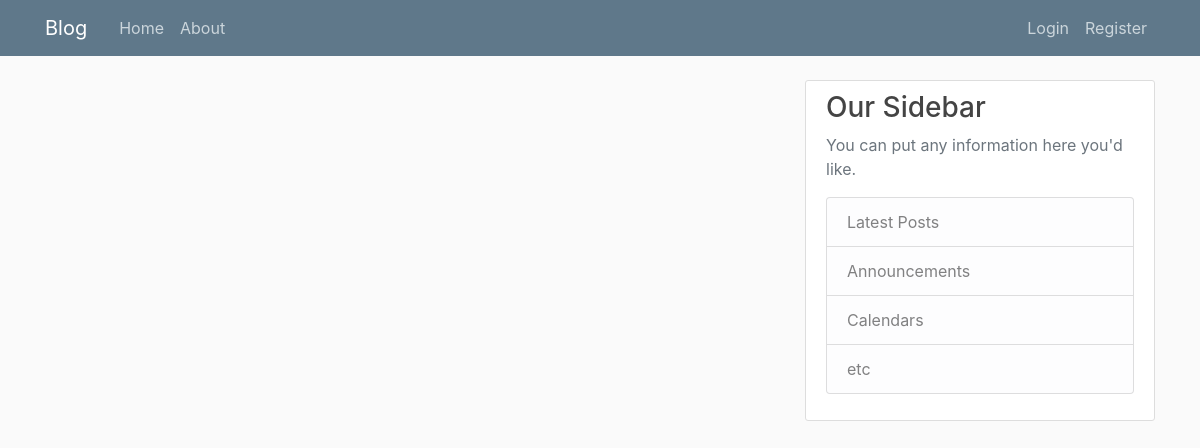
The app's page /home, older data.
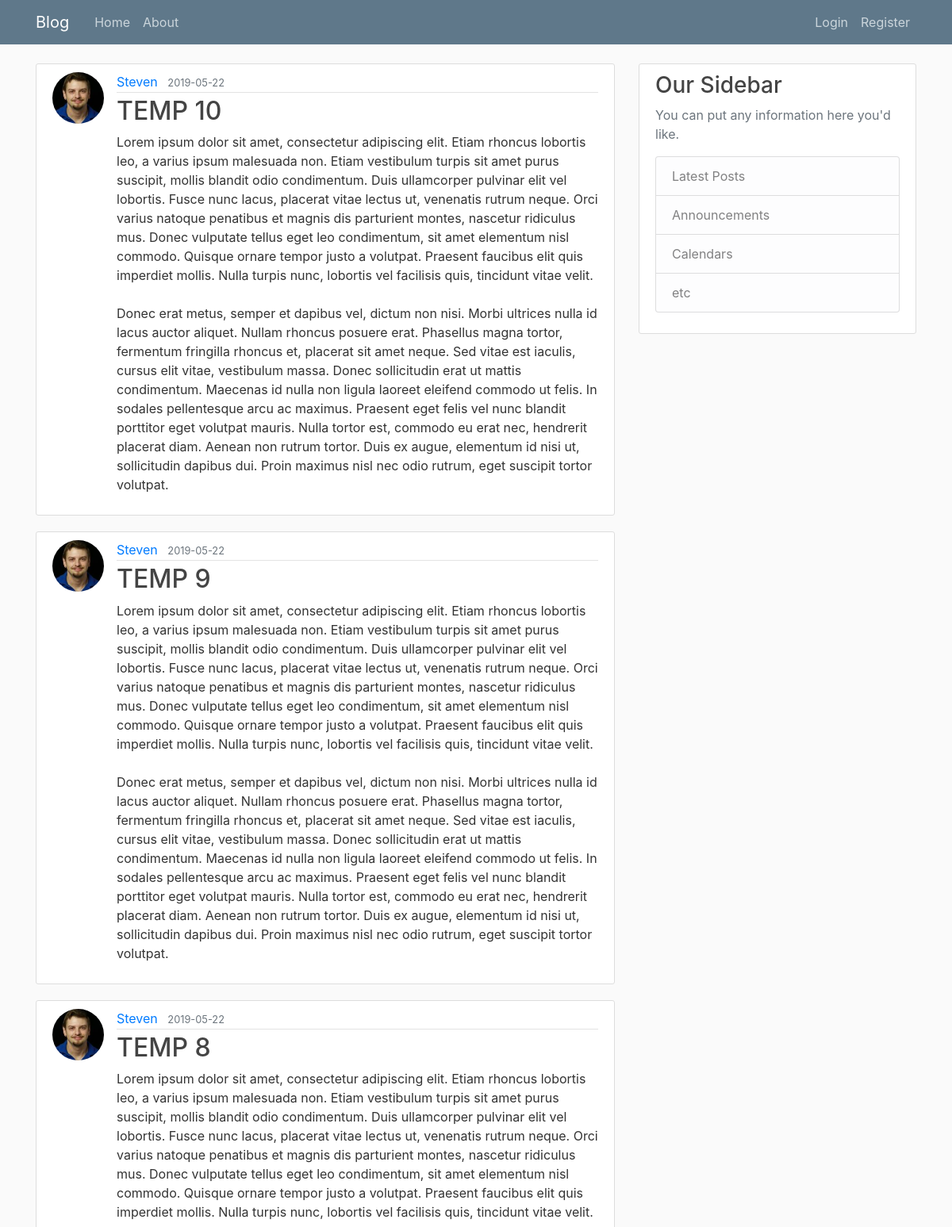
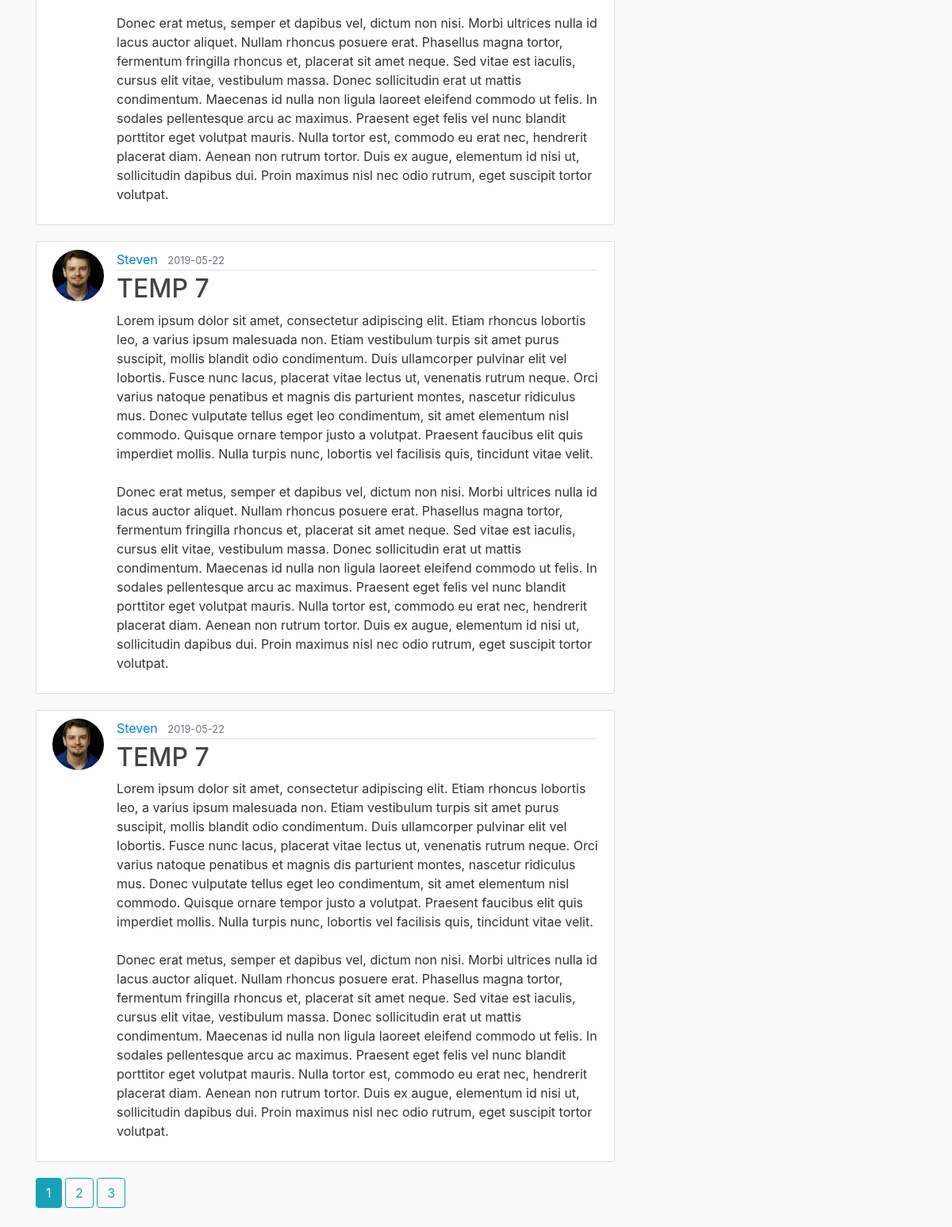
The same page, newer data (2 pictures, top to bottom).
### flaskblog/models.py (models this page shows, shortened)
class Post(db.Model):
    id = db.Column(db.Integer, primary_key=True)
    title = db.Column(db.String(20), nullable=False)
    date_posted = db.Column(db.DateTime, nullable=False, default=datetime.utcnow)
    content = db.Column(db.Text, nullable=False)
    user_id = db.Column(db.Integer, db.ForeignKey('user.id'),nullable=False)

class User(db.Model, UserMixin):
    id = db.Column(db.Integer, primary_key=True)
    username = db.Column(db.String(20), unique=True, nullable=False)
    email = db.Column(db.String(120), unique=True, nullable=False)
    image_file = db.Column(db.String(20), nullable=False, default='default.jpg')
    password = db.Column(db.String(60), nullable=False)
    posts = db.relationship('Post', backref='author', lazy=True)

### flaskblog/routes.py (the view)
@app.route("/")
@app.route("/home")
def home():
    page = request.args.get('page', 1, type=int)
    posts = Post.query.order_by(Post.date_posted.desc()).paginate(page=page, per_page=5)
    return render_template('home.html', posts=posts)

### flaskblog/templates/home.html
{% extends "layout.html" %}
{% block content %}
    {% for post in posts.items %}
        <article class="media content-section">
          <img class="rounded-circle article-img" src="{{ url_for('static', filename='profile_pics/' + post.author.image_file) }}" >
          <div class="media-body">
            <div class="article-metadata">
              <a class="mr-2" href="#">{{ post.author.username }}</a>
              <small class="text-muted">{{ post.date_posted.strftime('%Y-%m-%d') }}</small>
            </div>
            <h2><a class="article-title" href="{{ url_for('post', post_id=post.id) }}">{{ post.title }}</a></h2>
            <p class="article-content">{{ post.content }}</p>
          </div>
        </article>
    {% endfor %}
    {% for page_num in posts.iter_pages(left_edge=1, right_edge=1, left_current=1, right_current=2 ) %}
      {% if page_num %}
        {% if posts.page == page_num %}
          <a class="btn btn-info mb-4" href="{{ url_for('home', page=page_num) }}">{{ page_num }}</a>
        {% else %}
          <a class="btn btn-outline-info mb-4" href="{{ url_for('home', page=page_num) }}">{{ page_num }}</a>
        {% endif %}
      {% else %}
        ...
      {% endif %}
    {% endfor %}
{% endblock content%}

### flaskblog/templates/layout.html (shortened to what this page needs)
<!DOCTYPE html>
<html lang="en">
<head>
    <link rel="stylesheet" href="https://stackpath.bootstrapcdn.com/bootstrap/4.3.1/css/bootstrap.min.css">
    <link rel="stylesheet" type="text/css" href="{{ url_for('static', filename='main.css') }}">
</head>
<body>
<header class="site-header">
      <nav class="navbar navbar-expand-md navbar-dark bg-steel fixed-top">
        <div class="container">
          <a class="navbar-brand mr-4" href="/"> Blog</a>
          <div class="collapse navbar-collapse" id="navbarToggle">
            <div class="navbar-nav mr-auto">
              <a class="nav-item nav-link" href="{{ url_for('home') }}">Home</a>
              <a class="nav-item nav-link" href="{{ url_for('about') }}">About</a>
            </div>
            <div class="navbar-nav">
              {% if current_user.is_authenticated %}
                <a class="nav-item nav-link" href="{{ url_for('new_post') }}">Create New Post</a>
                <a class="nav-item nav-link" href="{{ url_for('account') }}">Account</a>
                <a class="nav-item nav-link" href="{{ url_for('logout') }}">Logout</a>
              {% else %}
                <a class="nav-item nav-link" href="{{ url_for('login') }}">Login</a>
                <a class="nav-item nav-link" href="{{ url_for('register') }}">Register</a>
              {% endif %}
            </div>
          </div>
        </div>
      </nav>
    </header>
    <main role="main" class="container">
      <div class="row">
        <div class="col-md-8">
          {% block content %}{% endblock %}
        </div>
        <div class="col-md-4">
          <div class="content-section">
            <h3>Our Sidebar</h3>
            <p class='text-muted'>You can put any information here you'd like.
              <ul class="list-group">
                <li class="list-group-item list-group-item-light">Latest Posts</li>
                <li class="list-group-item list-group-item-light">Announcements</li>
                <li class="list-group-item list-group-item-light">Calendars</li>
                <li class="list-group-item list-group-item-light">etc</li>
              </ul>
            </p>
          </div>
        </div>
      </div>
    </main>
</body>
</html>

### flaskblog/static/main.css (style rules this page uses)
body { background: #fafafa; color: #333333; margin-top: 5rem; }
h1, h2, h3, h4, h5, h6 { color: #444444; }
ul { margin: 0; }
.bg-steel { background-color: #5f788a; }
.site-header .navbar-nav .nav-link { color: #cbd5db; }
.content-section { background: #ffffff; padding: 10px 20px; border: 1px solid #dddddd; border-radius: 3px; margin-bottom: 20px; }
.article-title { color: #444444; }
.article-content { white-space: pre-line; }
.article-img { height: 65px; width: 65px; margin-right: 16px; }
.article-metadata { padding-bottom: 1px; margin-bottom: 4px; border-bottom: 1px solid #e3e3e3 }

Row changes from the older to the newer data that the page shows:
added Post: image_file (picture), author.username "Steven", date_posted "2019-05-22", title "TEMP 10", content "Lorem ipsum dolor sit amet, consectetur adipiscing elit. Etiam rhoncus lobortis leo, a varius ipsum malesuada non. Etiam vestibulum turpis sit amet purus suscipit, mollis blandit odio condimentum. Duis ullamcorper pulvinar elit vel lobortis. Fusce nunc lacus, placerat vitae lectus ut, venenatis rutrum neque. Orci varius natoque penatibus et magnis dis parturient montes, nascetur ridiculus mus. Donec vulputate tellus eget leo condimentum, sit amet elementum nisl commodo. Quisque ornare tempor justo a volutpat. Praesent faucibus elit quis imperdiet mollis. Nulla turpis nunc, lobortis vel facilisis quis, tincidunt vitae velit. Donec erat metus, semper et dapibus vel, dictum non nisi. Morbi…"
added Post: image_file (picture), author.username "Steven", date_posted "2019-05-22", title "TEMP 9", content "Lorem ipsum dolor sit amet, consectetur adipiscing elit. Etiam rhoncus lobortis leo, a varius ipsum malesuada non. Etiam vestibulum turpis sit amet purus suscipit, mollis blandit odio condimentum. Duis ullamcorper pulvinar elit vel lobortis. Fusce nunc lacus, placerat vitae lectus ut, venenatis rutrum neque. Orci varius natoque penatibus et magnis dis parturient montes, nascetur ridiculus mus. Donec vulputate tellus eget leo condimentum, sit amet elementum nisl commodo. Quisque ornare tempor justo a volutpat. Praesent faucibus elit quis imperdiet mollis. Nulla turpis nunc, lobortis vel facilisis quis, tincidunt vitae velit. Donec erat metus, semper et dapibus vel, dictum non nisi. Morbi…"
added Post: image_file (picture), author.username "Steven", date_posted "2019-05-22", title "TEMP 8", content "Lorem ipsum dolor sit amet, consectetur adipiscing elit. Etiam rhoncus lobortis leo, a varius ipsum malesuada non. Etiam vestibulum turpis sit amet purus suscipit, mollis blandit odio condimentum. Duis ullamcorper pulvinar elit vel lobortis. Fusce nunc lacus, placerat vitae lectus ut, venenatis rutrum neque. Orci varius natoque penatibus et magnis dis parturient montes, nascetur ridiculus mus. Donec vulputate tellus eget leo condimentum, sit amet elementum nisl commodo. Quisque ornare tempor justo a volutpat. Praesent faucibus elit quis imperdiet mollis. Nulla turpis nunc, lobortis vel facilisis quis, tincidunt vitae velit. Donec erat metus, semper et dapibus vel, dictum non nisi. Morbi…"
added Post: image_file (picture), author.username "Steven", date_posted "2019-05-22", title "TEMP 7", content "Lorem ipsum dolor sit amet, consectetur adipiscing elit. Etiam rhoncus lobortis leo, a varius ipsum malesuada non. Etiam vestibulum turpis sit amet purus suscipit, mollis blandit odio condimentum. Duis ullamcorper pulvinar elit vel lobortis. Fusce nunc lacus, placerat vitae lectus ut, venenatis rutrum neque. Orci varius natoque penatibus et magnis dis parturient montes, nascetur ridiculus mus. Donec vulputate tellus eget leo condimentum, sit amet elementum nisl commodo. Quisque ornare tempor justo a volutpat. Praesent faucibus elit quis imperdiet mollis. Nulla turpis nunc, lobortis vel facilisis quis, tincidunt vitae velit. Donec erat metus, semper et dapibus vel, dictum non nisi. Morbi…"
added Post: image_file (picture), author.username "Steven", date_posted "2019-05-22", title "TEMP 7", content "Lorem ipsum dolor sit amet, consectetur adipiscing elit. Etiam rhoncus lobortis leo, a varius ipsum malesuada non. Etiam vestibulum turpis sit amet purus suscipit, mollis blandit odio condimentum. Duis ullamcorper pulvinar elit vel lobortis. Fusce nunc lacus, placerat vitae lectus ut, venenatis rutrum neque. Orci varius natoque penatibus et magnis dis parturient montes, nascetur ridiculus mus. Donec vulputate tellus eget leo condimentum, sit amet elementum nisl commodo. Quisque ornare tempor justo a volutpat. Praesent faucibus elit quis imperdiet mollis. Nulla turpis nunc, lobortis vel facilisis quis, tincidunt vitae velit. Donec erat metus, semper et dapibus vel, dictum non nisi. Morbi…"
Text that changed along with them:
new list line: "1"
new list line: "2"
new list line: "3"
